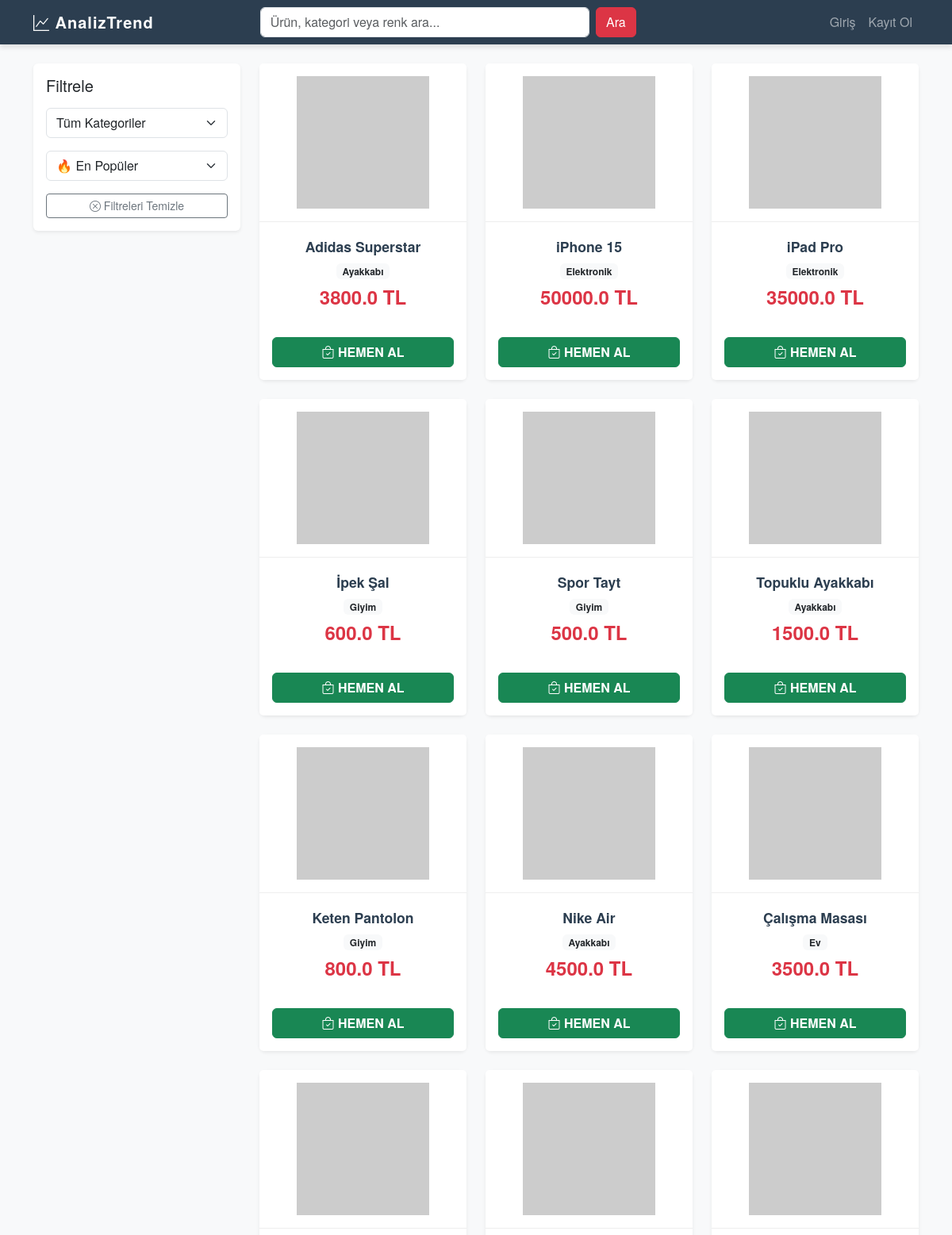
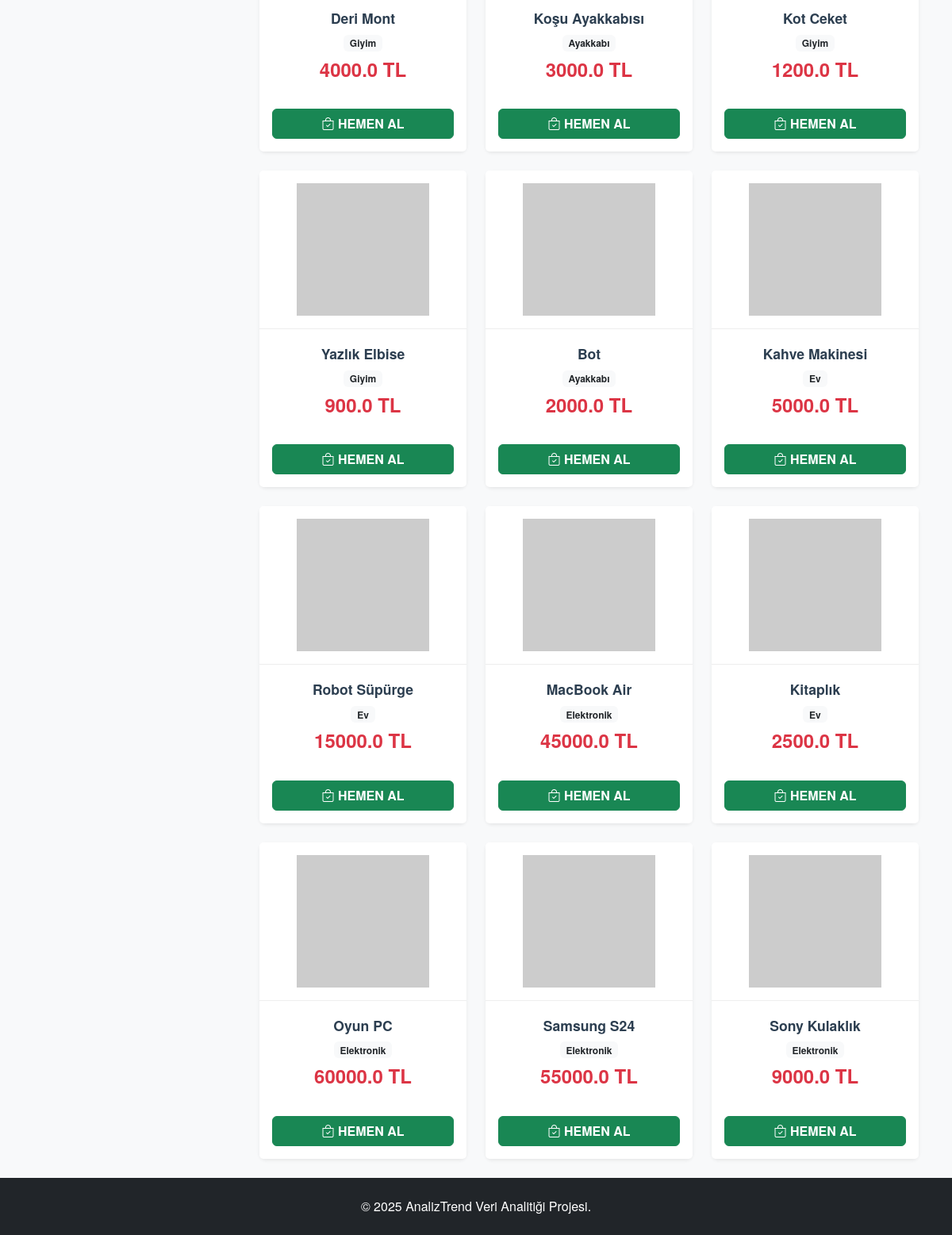
The page / on the database its author committed (2 pictures, top to bottom).
### scripts/data.py (models this page shows)
class Product(db.Model):
    id = db.Column(db.Integer, primary_key=True)
    name = db.Column(db.String(200), nullable=False)
    category = db.Column(db.String(100), nullable=False)
    price = db.Column(db.Float, nullable=False)

### app.py (the view)
@app.route("/")
def index():
    return data_man.index()

### templates/index.html (shortened to what this page needs)
{% extends 'layout.html' %}
{% block content %}
<div class="row">
    <div class="col-md-3 mb-4">
        <div class="card p-3 border-0 shadow-sm">
            <h5 class="mb-3">Filtrele</h5>
            <form action="{{ url_for('index') }}">
                <select name="category" class="form-select mb-3" onchange="this.form.submit()">
                    <option value="">Tüm Kategoriler</option>
                </select>
                <select name="sort" class="form-select mb-3" onchange="this.form.submit()">
                    <option value="" {% if not current_filters.sort %}selected{% endif %}>🔥 En Popüler</option>
                </select>
                <a href="{{ url_for('index') }}" class="btn btn-outline-secondary w-100 btn-sm"><i class="bi bi-x-circle"></i> Filtreleri Temizle</a>
            </form>
        </div>
    </div>
    <div class="col-md-9">
        <div class="row row-cols-1 row-cols-md-3 g-4">
            {% for item in products %}
            <div class="col">
                <div class="card h-100 border-0 shadow-sm product-card">
                    <a href="{{ url_for('product_detail', product_id=item.obj.id) }}" class="text-decoration-none text-dark">
                        <img src="{{ item.img }}" class="card-img-top p-3" alt="{{ item.obj.name }}">
                        <div class="card-body text-center">
                            <h5 class="card-title fw-bold">{{ item.obj.name }}</h5>
                            <span class="badge bg-light text-dark mb-2">{{ item.obj.category }}</span>
                            <h4 class="text-danger fw-bold">{{ item.obj.price }} TL</h4>
                        </div>
                    </a>
                    <div class="card-footer bg-white border-0 pb-3 px-3">
                        <button onclick="quickBuy({{ item.obj.id }}, '{{ item.obj.name }}')" class="btn btn-success w-100 fw-bold">
                            <i class="bi bi-bag-check"></i> HEMEN AL
                        </button>
                    </div>
                </div>
            </div>
            {% endfor %}
        </div>
    </div>
</div>
{% endblock %}

### templates/layout.html (shortened to what this page needs)
<!DOCTYPE html>
<html lang="tr">
  <head>
    <link
      href="https://cdn.jsdelivr.net/npm/bootstrap@5.3.3/dist/css/bootstrap.min.css"
      rel="stylesheet"
    />
    <link
      href="https://cdn.jsdelivr.net/npm/bootstrap-icons/font/bootstrap-icons.css"
      rel="stylesheet"
    />
    <link
      rel="stylesheet"
      href="{{ url_for('static', filename='css/style.css') }}"
    />
  </head>
  <body class="d-flex flex-column min-vh-100">
    <nav class="navbar navbar-expand-lg navbar-dark bg-dark sticky-top">
      <div class="container">
        <a class="navbar-brand fw-bold" href="{{ url_for('index') }}"
          ><i class="bi bi-graph-up"></i> AnalizTrend</a
        >
        <div class="collapse navbar-collapse" id="navbarNav">
          <form class="d-flex mx-auto col-lg-6" action="{{ url_for('index') }}">
            <input
              class="form-control me-2"
              type="search"
              name="q"
              placeholder="Ürün, kategori veya renk ara..."
              value="{{ current_filters.q if current_filters else '' }}"
            />
            <button class="btn btn-danger" type="submit">Ara</button>
          </form>
          <ul class="navbar-nav ms-auto align-items-center">
             {% if current_user.is_authenticated %}
            <li class="nav-item">
              <a class="nav-link" href="#">{{ current_user.username }}</a>
            </li>
            <li class="nav-item">
              <a class="nav-link" href="{{ url_for('logout') }}">Çıkış</a>
            </li>
            {% else %}
            <li class="nav-item">
              <a class="nav-link" href="{{ url_for('login') }}">Giriş</a>
            </li>
            <li class="nav-item">
              <a class="nav-link" href="{{ url_for('register') }}">Kayıt Ol</a>
            </li>
            {% endif %}
          </ul>
        </div>
      </div>
    </nav>
    <div class="container my-4 flex-grow-1">
      {% block content %}{% endblock %}
    </div>
    <footer class="bg-dark text-white text-center p-4 mt-auto">
      <p class="mb-0">&copy; 2025 AnalizTrend Veri Analitiği Projesi.</p>
    </footer>
  </body>
</html>

### static/css/style.css (style rules this page uses)
:root { --primary: #2c3e50; --secondary: #e67e22; --accent: #3498db; --light: #ecf0f1; --dark: #2c3e50; --success: #27ae60; }
body { background-color: #f8f9fa; font-family: 'Helvetica Neue', Helvetica, Arial, sans-serif; color: #333; }
.navbar { background-color: var(--primary) !important; box-shadow: 0 4px 6px rgba(0,0,0,0.1); }
.navbar-brand { font-weight: 700; letter-spacing: 1px; }
.product-card { border: none; border-radius: 8px; background: #fff; transition: transform 0.2s, box-shadow 0.2s; box-shadow: 0 2px 5px rgba(0,0,0,0.05); height: 100%; }
.product-card .card-img-top { height: 200px; object-fit: contain; padding: 15px; background: #fff; border-bottom: 1px solid #eee; }
.product-card .card-body { padding: 1.25rem; text-align: center; }
.product-card .card-title { font-size: 1.1rem; font-weight: 600; margin-bottom: 0.5rem; color: var(--dark); }

### rows shown on the page
Product: obj.name "Adidas Superstar", obj.category "Ayakkabı", obj.price "3800.0"
Product: obj.name "iPhone 15", obj.category "Elektronik", obj.price "50000.0"
Product: obj.name "iPad Pro", obj.category "Elektronik", obj.price "35000.0"
Product: obj.name "İpek Şal", obj.category "Giyim", obj.price "600.0"
Product: obj.name "Spor Tayt", obj.category "Giyim", obj.price "500.0"
Product: obj.name "Topuklu Ayakkabı", obj.category "Ayakkabı", obj.price "1500.0"
Product: obj.name "Keten Pantolon", obj.category "Giyim", obj.price "800.0"
Product: obj.name "Nike Air", obj.category "Ayakkabı", obj.price "4500.0"
Product: obj.name "Çalışma Masası", obj.category "Ev", obj.price "3500.0"
Product: obj.name "Deri Mont", obj.category "Giyim", obj.price "4000.0"
Product: obj.name "Koşu Ayakkabısı", obj.category "Ayakkabı", obj.price "3000.0"
Product: obj.name "Kot Ceket", obj.category "Giyim", obj.price "1200.0"
Product: obj.name "Yazlık Elbise", obj.category "Giyim", obj.price "900.0"
Product: obj.name "Bot", obj.category "Ayakkabı", obj.price "2000.0"
Product: obj.name "Kahve Makinesi", obj.category "Ev", obj.price "5000.0"
Product: obj.name "Robot Süpürge", obj.category "Ev", obj.price "15000.0"
Product: obj.name "MacBook Air", obj.category "Elektronik", obj.price "45000.0"
Product: obj.name "Kitaplık", obj.category "Ev", obj.price "2500.0"
Product: obj.name "Oyun PC", obj.category "Elektronik", obj.price "60000.0"
Product: obj.name "Samsung S24", obj.category "Elektronik", obj.price "55000.0"
Product: obj.name "Sony Kulaklık", obj.category "Elektronik", obj.price "9000.0"
